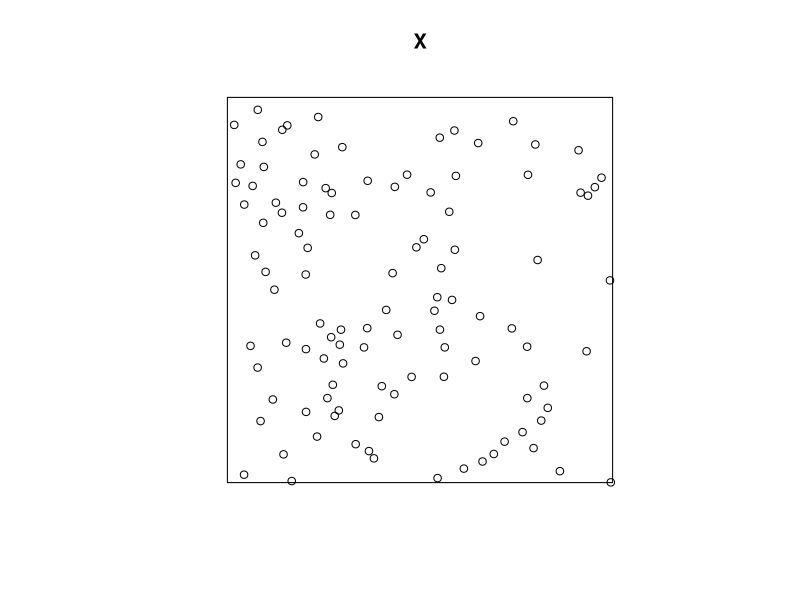
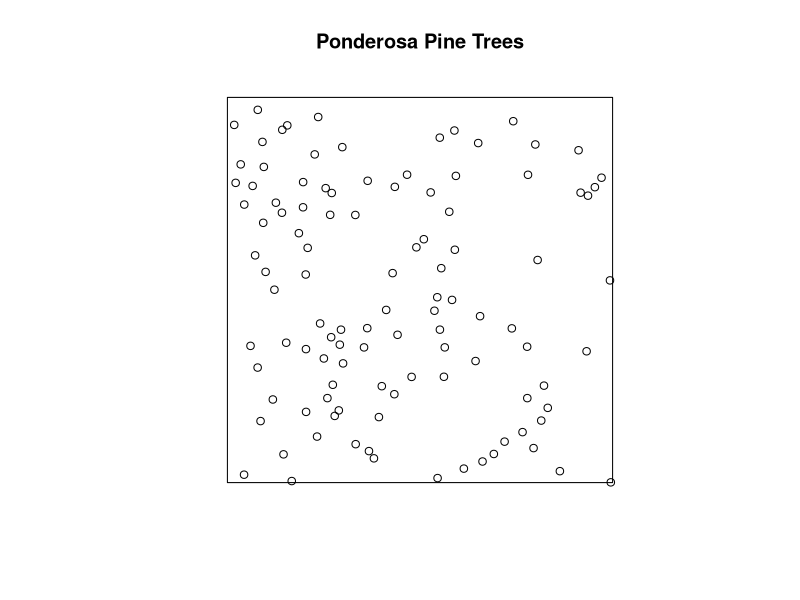
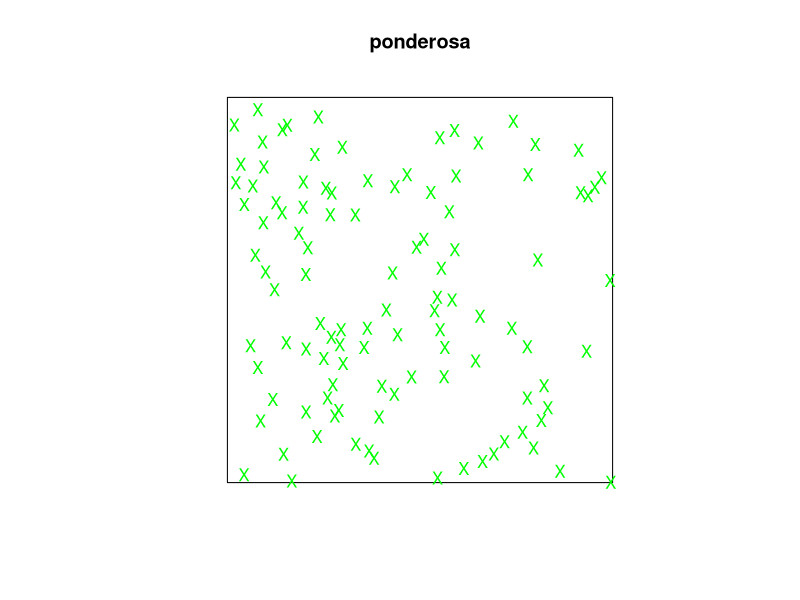
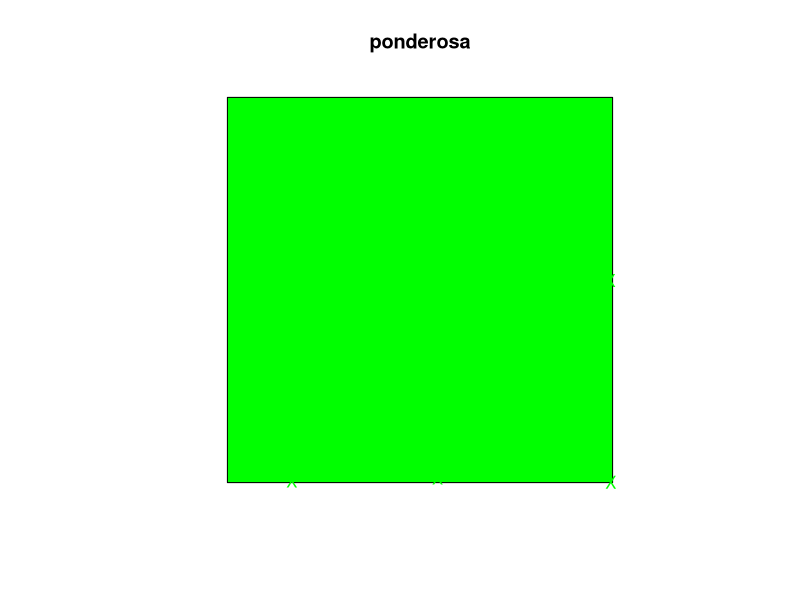
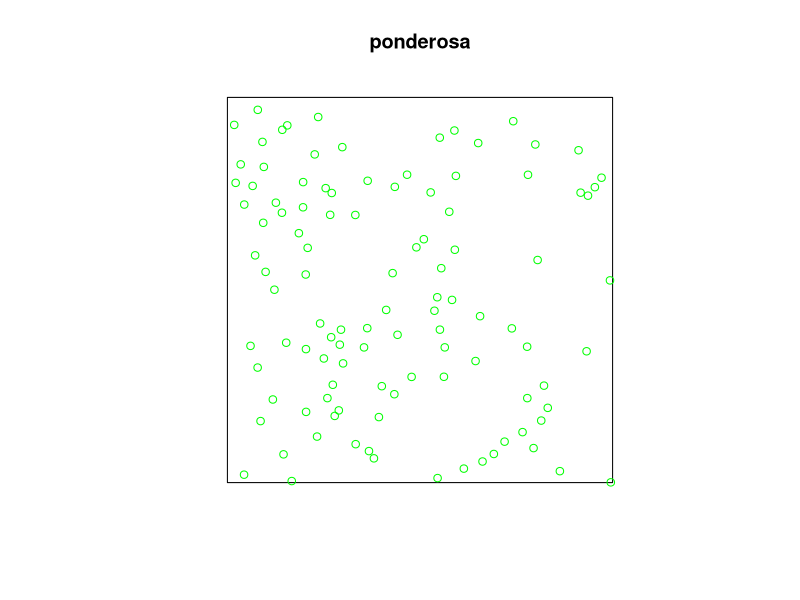
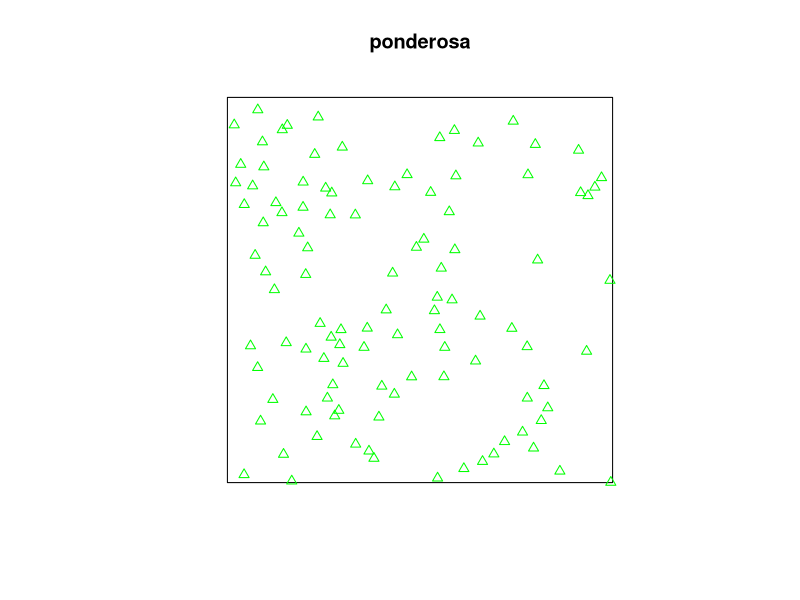
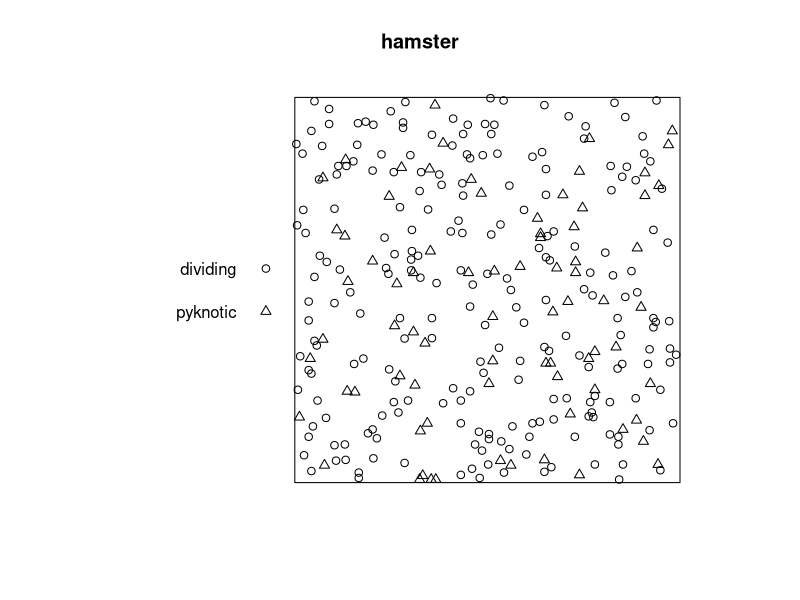
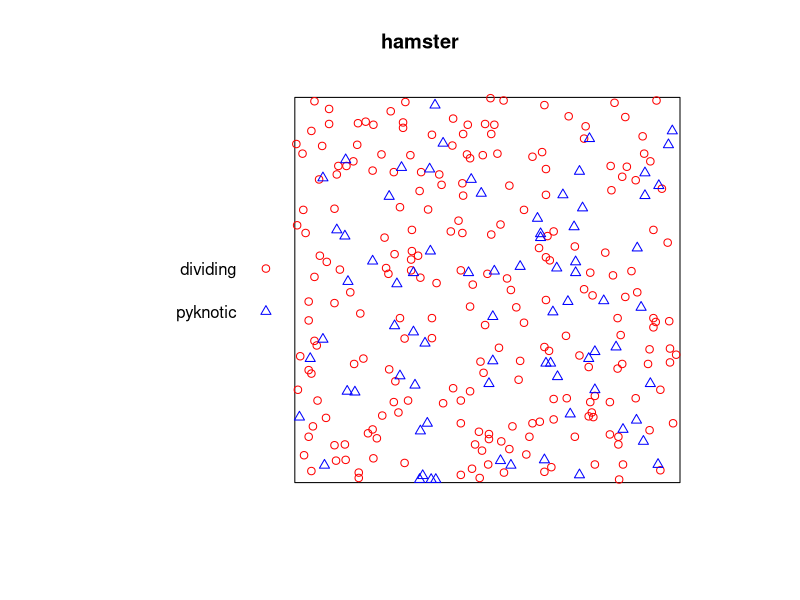

Generate these figures, in order, with R:
#' Transcript of commands typed during live coding session
#' at ECAS 2019 (with minor modifications to avoid errors).
#' Not all commands make sense on their own; nor do they necessarily
#' represent the recommended way to do everything. They are simply
#' provided as a service after request from some participants.

library(spatstat)
ponderosa
class(ponderosa)
X <- ponderosa
plot(X)
npoints(X)
?`spatstat-package`
methods(class = "ppp")
?plot.ppp
Window(X)
npoints(X)/area(Window(X))
intensity(X)
plot(X, main = "Ponderosa Pine Trees")
plot(ponderosa, chars="X", cols="green")
plot(ponderosa, chars="X", col="green")
plot(ponderosa, chars=1, cols="green")
plot(ponderosa, chars=2, cols="green")
plot(hamster)
plot(hamster, cols = c("red", "blue"))
plot(split(hamster))
?density
?density.ppp
plot(bei.extra$elev)
# w <- clickpoly(add = TRUE)  # Uncommented since it requires user interaction.
w <- owin(c(400,600), c(100,300)) # Square as alternative to interactive poly.
w
elev <- bei.extra$elev
ee <- elev[w, drop = FALSE]
?`[.im`
plot(ee)
?segregation.test
plot(X)
X <- murchison$gold
L <- murchison$faults
X
X <- rescale(X, 1000, "km")
L <- rescale(L, 1000, "km")
D <- distfun(L)
D
args(D)
dd <- D(X)
X
head(dd)
length(dd)
plot(D)
plot(L, add = TRUE, col = "white")
?ppm
?mppm
fit <- ppm(swedishpines ~ x+y)
logLik(fit)
